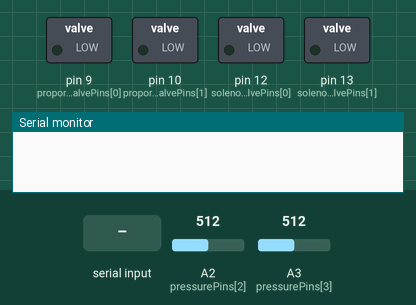
Bench run of a sketch on a simulated Arduino Uno, built with avr-gcc and run on an emulated ATmega328P. On the bench: switched loads named in the sketch (green lamp = pin HIGH), the last lines printed to the serial monitor. Inputs (shaded band) come from the test bench; at power-on: A2 (pressurePins[2]) = 512, A3 (pressurePins[3]) = 512.

Above: at 1.2 s.
1.3 s: "OX_TEST\n" received over Serial
At 1.7 s:
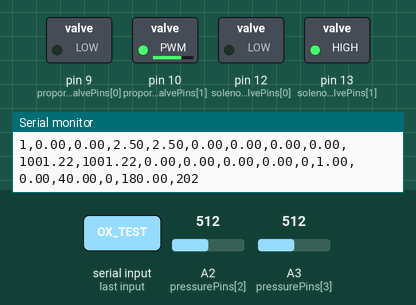
2.8 s: A2 (pressurePins[2]) set to 236
4.3 s: A2 (pressurePins[2]) set to 212
At 5.1 s:
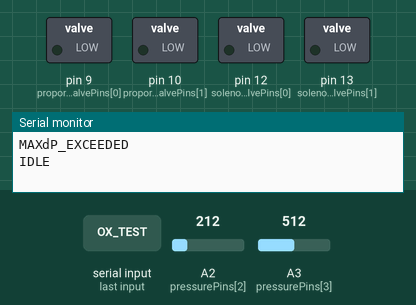
5.9 s: "PID_TUNE_TEST\n" received over Serial
At 6.9 s:
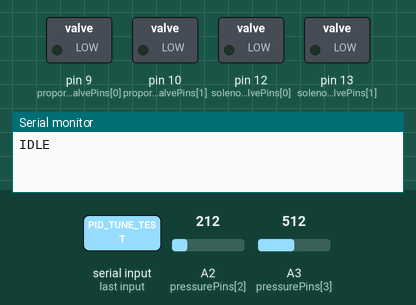
Timing chart, 0 to 8.9 s (numbered marks = the images above; inputs shaded):
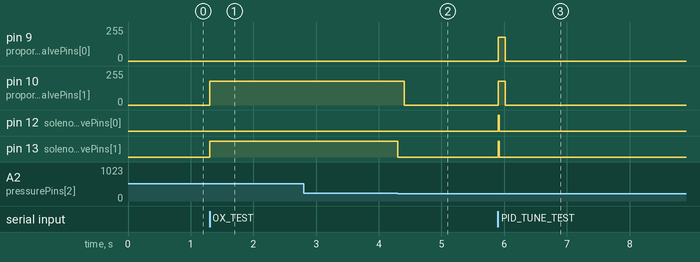

Measured:
- the behaviour switches between 226 and 225 on A2 (pressurePins[2]) (found by bisection; images 1 and 2)
- after the input at 1.3 s, pin 10 (proportionalValvePins[1]): 0/255 → 180/255 at once; pin 13 (solenoidValvePins[1]): LOW → HIGH at once
- after the input at 4.3 s, pin 10 (proportionalValvePins[1]): 180/255 → 0/255 after 0.10 s; pin 13 (solenoidValvePins[1]): HIGH → LOW at once
- after the input at 5.9 s, pin 9 (proportionalValvePins[0]), pin 10 (proportionalValvePins[1]): 0/255 → 180/255 at once, → 0/255 0.11 s later; pin 12 (solenoidValvePins[0]), pin 13 (solenoidValvePins[1]): LOW → HIGH at once, → LOW 0.01 s later

The sketch:

Arduino.ino
```cpp
#include <PID_v1.h>

// SETUP VARIABLES ----------------------------------------
// Ensure all defined variables are utilised for arduino functionality, and not for data processing.
// Pressures given in kPa
// const = constant value, won't change
// int = 16 bit integer
// double = double-precision floating-point number, 32 bit, 6-7 decimal digits of precision
// unsigned long = 32-bit unsigned (can't be negative) integer

// Pressure Transducer Setup: Analogue Pins
const int pressurePins[6] = {A0, A1, A2, A3, A4, A5};
double ptOutputsV[6];
double ptOutputsP[6];
double ptdP[2];
double ptMinV = 0.5;
double ptMaxV = 4.5;
double ptRefV = 5.0;
double ptMinP = 0;
double ptMaxP = 2000;
double ptStepSize = 2.55;

// Solenoid Valve Setup: Digital Pins
const int solenoidValvePins[2] = {12, 13};
double svOutputs[2] = {0, 0};

// PWM Proportional Valve Setup: Digital PWM Pins
const int proportionalValvePins[2] = {9, 10};
double pvSetpoints[2] = {0, 0};
double pvOutputs[2] = {0, 0};
const double pvFuelMaxdP = 120;
const double pvOxMaxdP = 700;
const double pvMaxOpP = 1000;

// PID Setup (Kp, Ki, Kd to be tuned)
double kFuelPv[3] = {0.01, 0.005, 5.0};
double kOxPv[3] = {0.01, 0.005, 5.0};
PID pidFuel(&ptOutputsP[1], &pvOutputs[0], &pvSetpoints[0], kFuelPv[0], kFuelPv[1], kFuelPv[2], P_ON_M, DIRECT);
PID pidOx(&ptOutputsP[3], &pvOutputs[1], &pvSetpoints[1], kOxPv[0], kOxPv[1], kOxPv[2], P_ON_M, DIRECT);

// Timing and Data Transmission
unsigned long stateStartTime ;
unsigned long lastTransmitTime = 0;
const unsigned long transmitInterval = 200;
unsigned long dataPointCount = 0;

// Rocket Operation Constants
const double oxidiserSetpointOxTest = 40;
const double oxidiserSetpointIgnition = 0;
const double fuelSetpointThrust = 20;
const double oxidiserSetpointThrust = 300;
const double fuelSetpointCooling = 0;
const double oxidiserSetpointCooling = 300;


// Test Timing Setup
const unsigned long testConnectionDuration = 5000;
const unsigned long pidDuration = 10000;
const unsigned long oxTestDuration = 25000;
const unsigned long ignitionDuration = 5000;
const unsigned long thrustDuration = 10000;
const unsigned long coolingDuration = 10000;
unsigned long lastPidUpdateTime = 0;
const unsigned long pidUpdateInterval = 200;


// State Machine -----------------------------------------

enum SystemState {
  IDLE,
  IDLEOX,
  TESTINGCONNECTION,
  UPDATEKVALUES,
  PIDTUNETEST,
  OXTEST,
  IGNITION,
  THRUSTING,
  COOLING
  };

SystemState currentState = IDLE;
SystemState lastState = IDLE;
// Helper Functions ------------------------------------------
// mode 0 = full test dataset
// mode 1 = air test dataset
void readPressures(int mode = 0) {
  static double ptOutputsV_avg[6] = {0};
  const int numReadings = 5;
  static double readings[6][numReadings] = {{0}};
  static int readIndex[6] = {0};
  static double totals[6] = {0};

  if (mode == 0) {
    for (int i = 0; i < 6; i++) {
      totals[i] -= readings[i][readIndex[i]];
      readings[i][readIndex[i]] = (analogRead(pressurePins[i]) / 1023.0) * ptRefV;
      totals[i] += readings[i][readIndex[i]];
      readIndex[i] = (readIndex[i] + 1) % numReadings;
      ptOutputsV_avg[i] = totals[i] / numReadings;
      ptOutputsV[i] = ptOutputsV_avg[i];
      ptOutputsP[i] = ptMinP + (ptOutputsV[i] - ptMinV) * (ptMaxP - ptMinP) / (ptMaxV - ptMinV);
      if (ptOutputsP[i] < ptMinP) ptOutputsP[i] = ptMinP;
    }
    ptdP[0] = ptOutputsP[0] - ptOutputsP[1];
    ptdP[1] = ptOutputsP[2] - ptOutputsP[3];
  }
  if (mode == 1) {
    for (int i = 2; i < 4; i++) {
      totals[i] -= readings[i][readIndex[i]];
      readings[i][readIndex[i]] = (analogRead(pressurePins[i]) / 1023.0) * ptRefV;
      totals[i] += readings[i][readIndex[i]];
      readIndex[i] = (readIndex[i] + 1) % numReadings;
      ptOutputsV_avg[i] = totals[i] / numReadings;
      ptOutputsV[i] = ptOutputsV_avg[i];
      ptOutputsP[i] = ptMinP + (ptOutputsV[i] - ptMinV) * (ptMaxP - ptMinP) / (ptMaxV - ptMinV);
      if (ptOutputsP[i] < ptMinP) ptOutputsP[i] = ptMinP;
    }
    ptdP[1] = ptOutputsP[2] - ptOutputsP[3];
  }
}

void checkPressureLimits(int mode = 0) {
  if (mode == 0) { // Full data: Check all differentials and operating pressures
    if (abs(ptdP[0]) > pvFuelMaxdP) {
      Serial.println("MAXdP_EXCEEDED");
      currentState = IDLE;
    } else if (abs(ptdP[1]) > pvOxMaxdP) {
      Serial.println("MAXdP_EXCEEDED");
      currentState = IDLE;
    }
    for (int i = 0; i < 2; i++) {
      if (ptOutputsP[i * 2 + 1] > ptMaxP) { // Check pressures[1] and pressures[3]
        Serial.println("MAXP_EXCEEDED " + String(i + 1));
        currentState = IDLE;
        break;
      }
    }
  }
  if (mode == 1) { // OX_TEST: Only check oxidizer differential (ptdP[1]) and relevant pressure
    struct FaultCheck {
      bool (*cond)();
      const char* msg;
    };

    FaultCheck checks[] = {
      { [](){ return abs(ptdP[1]) > pvOxMaxdP; }, "MAXdP_EXCEEDED" },
      { [](){ return ptOutputsP[3] > ptMaxP; }, "MAXP_EXCEEDED" },
    };
    const size_t numChecks = sizeof (checks) / sizeof(checks[0]);

    for (size_t i = 0; i < numChecks; ++i) {
      if (checks[i].cond()) {
        Serial.println(checks[i].msg);
        currentState = IDLE;
        return;
      }
    }
  }
}


void sendData(int mode = 0, bool forceSend = false) {
  unsigned long currentTime = millis();

  if (forceSend || (currentTime - lastTransmitTime >= transmitInterval)) {
    String data = String(dataPointCount++) + ",";

    if (mode == 0) {
      for (int i = 0; i < 6; i++) data += String(ptOutputsV[i], 2) + ",";
      for (int i = 0; i < 6; i++) data += String(ptOutputsP[i], 2) + ",";
      for (int i = 0; i < 2; i++) data += String(ptdP[i], 2) + ",";
      for (int i = 0; i < 2; i++) data += String(svOutputs[i]) + ",";
      for (int i = 0; i < 2; i++) data += String(pvSetpoints[i]) + ",";
      for (int i = 0; i < 2; i++) data += String(pvOutputs[i]) + ",";
    }
    if (mode == 1) {
      for (int i = 0; i < 2; i++) data += "0.00,";
      for (int i = 2; i < 4; i++) data += String(ptOutputsV[i], 2) + ",";
      for (int i = 4; i < 6; i++) data += "0.00,";
      for (int i = 0; i < 2; i++) data += "0.00,";
      for (int i = 2; i < 4; i++) data += String(ptOutputsP[i], 2) + ",";
      for (int i = 4; i < 6; i++) data += "0.00,";
      data += "0.00,";
      data += String(ptdP[1], 2) + ",";
      data += "0,";
      data += String(svOutputs[1]) + ",";
      data += "0.00,";
      data += String(pvSetpoints[1], 2) + ",";
      data += "0,";
      data += String(pvOutputs[1]) + ",";
    }
    data += String(currentTime - stateStartTime);
    Serial.println(data);
    lastTransmitTime = currentTime;
  }
}

void computePID(int mode = 0) {
  unsigned long currentTime = millis();
  if (currentTime - lastPidUpdateTime < pidUpdateInterval) return;
  lastPidUpdateTime = currentTime;

  if (mode == 0) {
    pidFuel.Compute();
    pidOx.Compute();
    analogWrite(proportionalValvePins[0], pvOutputs[0]);
    analogWrite(proportionalValvePins[1], pvOutputs[1]);
    Serial.print("PID Fuel Output: ");
    Serial.println(pvOutputs[0]);
    Serial.print("PID Ox Output: ");
    Serial.println(pvOutputs[1]);
  }
  if (mode == 1) {
    double error = pvSetpoints[1] - ptOutputsP[3];  // Error = setpoint - measured value
    double deadband = 15.0;  // Deadband of ±15 kPa

    // Determine the proportional mode based on the error
    if (abs(error) < deadband) {
        // Inside deadband: Use P_ON_E for fine-tuning
        pidOx.SetTunings(pidOx.GetKp(), pidOx.GetKi(), pidOx.GetKd(), P_ON_E);
    } else {
        // Outside deadband: Use P_ON_M to prevent overshooting
        pidOx.SetTunings(pidOx.GetKp(), pidOx.GetKi(), pidOx.GetKd(), P_ON_M);
    }

    // Compute PID regardless of deadband (but with different modes)
    pidOx.Compute();

    // Anti-windup: If output is saturated, stop accumulating integral term
    if (pvOutputs[1] >= 255 && (ptOutputsP[3] < pvSetpoints[1])) {
        pidOx.SetMode(MANUAL);
        pidOx.SetMode(AUTOMATIC);
    }

    // Apply the new PWM value
    analogWrite(proportionalValvePins[1], pvOutputs[1]);
  }
}

void closeValvesSafetly(int mode = 0) {
  if (mode == 0) {
    for (int i = 0; i < 2; i++) {
      digitalWrite(solenoidValvePins[i], LOW);
      svOutputs[i] = 0;
    }
    delay(100);
    pvOutputs[0] = 0;
    pvOutputs[1] = 0;
    analogWrite(proportionalValvePins[0], 0);
    analogWrite(proportionalValvePins[1], 0);
  }
  if (mode == 1) {
    digitalWrite(solenoidValvePins[1], LOW);
    svOutputs[1] = 0;
    delay(100);
    pvOutputs[1] = 0;
    analogWrite(proportionalValvePins[1], 0);
  }
}

void openSolenoidValves(int mode = 0) {
  if (mode == 0) {
    for (int i = 0; i < 2; i++) {
      digitalWrite(solenoidValvePins[i], HIGH);
      svOutputs[i] = 1;
    }
  }
  if (mode == 1) {
    digitalWrite(solenoidValvePins[1], HIGH);
    svOutputs[1] = 1;
  }
}

void checkActiveCommands() {
  if (Serial.available()) {
    Serial.println("Serial data available, reading...");
  }
  while (Serial.available()) {
    String input = Serial.readStringUntil('\n');
    input.trim();
    Serial.print("Received command: '");
    Serial.print(input);
    Serial.println("'");
    Serial.print("Command length: ");
    Serial.println(input.length());
    if (input == "IDLE") {
      currentState = IDLE;
      Serial.println("State changed to IDLE");
    }
    else if (input == "IDLEOX") {
      currentState = IDLEOX;
      Serial.println("State changed to IDLEOX");
    }
    else if (input == "TEST_CONNECTION") {
      currentState = TESTINGCONNECTION;
      stateStartTime = millis();
      Serial.println("TEST_CONNECTION started");
    }
    else if (input == "OX_TEST") {
      currentState = OXTEST;
      stateStartTime = millis();
      pvSetpoints[1] = 0;
      Serial.println("OX_TEST started, ox setpoint reset to 0");
    }
    else {
      Serial.print("Uknown command: ");
      Serial.print(input);
    }
  }
}

// Void Loop ------------------------------------------------

void setup() {
  Serial.begin(115200);
  while (!Serial) {
    ; // Wait for Serial to initialize
  }
  Serial.flush();  // Clear any leftover data in the buffer
  pinMode(solenoidValvePins[0], OUTPUT);
  pinMode(solenoidValvePins[1], OUTPUT);
  pinMode(proportionalValvePins[0], OUTPUT);
  pinMode(proportionalValvePins[1], OUTPUT);
  pidFuel.SetMode(AUTOMATIC);
  pidOx.SetMode(AUTOMATIC);
  pidFuel.SetOutputLimits(180, 255);
  pidOx.SetOutputLimits(180, 255);
  pidFuel.SetSampleTime(10);
  pidOx.SetSampleTime(10);
}

void loop() {
  // Check if data is available and process it
  if (Serial.available()) {
    String input = Serial.readStringUntil('\n');
    handleSerialCommands(input);
  }
  executeStateLogic();
}

// Handle Serial Commands ---------------------------------------

void handleSerialCommands(String input) {
  if (input == "IDLE") currentState = IDLE;
  if (input == "IDLEOX") currentState = IDLEOX;
  if (input == "TEST_CONNECTION") {
    currentState = TESTINGCONNECTION;
    stateStartTime = millis();
    Serial.println("TEST_CONNECTION started");
  }
  else if (input == "UPDATE_K_VALUES") {
    currentState = UPDATEKVALUES;
    Serial.println("Ready to configure K values...");
  }
  else if (input == "PID_TUNE_TEST") {
    currentState = PIDTUNETEST;
    stateStartTime = millis();
    Serial.println("PID_TUNE_TEST started");
  }
  else if (input == "OX_TEST") {
    currentState = OXTEST;
    stateStartTime = millis();
    Serial.println("OX_TEST started");
  }
  else if (input == "IGNITION") {
    currentState = IGNITION;
    stateStartTime = millis();
    pvSetpoints[1] = 0;
    Serial.println("IGNITION started");
  }
}

// Execute State Logic -----------------------------------------------

void executeStateLogic() {
  if (currentState != lastState && (currentState == IDLE || currentState == IDLEOX)) {
    Serial.println("IDLE");
    closeValvesSafetly(currentState == IDLE ? 0 : 1);
  }
  lastState = currentState;

  switch (currentState) {

    case IDLE:
      closeValvesSafetly(0);
      break;

    case IDLEOX:
      closeValvesSafetly(1);
      break;

    case TESTINGCONNECTION:
      if (millis() - stateStartTime < testConnectionDuration) {
        readPressures(1);
        checkPressureLimits(1);
        sendData(1);
      } else {
        currentState = IDLEOX;
      }
      break;

    case UPDATEKVALUES:
      if (Serial.available()) {
        char buffer[64];
        int bytesRead = Serial.readBytesUntil('\n', buffer, sizeof(buffer) - 1);
        buffer[bytesRead] = '\0';
        double k_values[6];
        int parsed = sscanf(buffer, "%lf,%lf,%lf,%lf,%lf,%lf",
                            &k_values[0], &k_values[1], &k_values[2],
                            &k_values[3], &k_values[4], &k_values[5]);
        if (parsed == 6) {
          Serial.println("Updated K[P1,I1,D1,P2,I2,D2] Values: " +
                         String(k_values[0]) + "," + String(k_values[1]) + "," +
                         String(k_values[2]) + "," + String(k_values[3]) + "," +
                         String(k_values[4]) + "," + String(k_values[5]));
          Serial.println("K values updated successfully.");
        } else {
          Serial.println("Error: Expected 6 comma-separated double values.");
        }
      }
      currentState = IDLE;
      break;

    case PIDTUNETEST:
      openSolenoidValves(0);
      if (millis() - stateStartTime < pidDuration) {
        checkActiveCommands();
        readPressures(0);
        checkPressureLimits(0);
        pvSetpoints[0] = 10;
        pvSetpoints[1] = 300;
        computePID(0);
        sendData(0);
      } else {
        Serial.println("PID_DONE");
        currentState = IDLE;
      }
      break;

    case OXTEST:
      if (millis() - stateStartTime < oxTestDuration) {
        pvSetpoints[1] = oxidiserSetpointOxTest;
        openSolenoidValves(1);
        checkActiveCommands();
        readPressures(1);
        checkPressureLimits(1);
        computePID(1);
        sendData(1);
      } else {
        Serial.println("OX_TEST completed");
        currentState = IDLEOX;
      }
      break;

    case IGNITION:
      openSolenoidValves(0);
      if (millis() - stateStartTime < ignitionDuration) {
        checkActiveCommands();
        readPressures(0);
        checkPressureLimits(0);
        int steps = (millis() - stateStartTime) / (ignitionDuration / 6);
        pvSetpoints[0] = steps * ptStepSize;
        pvSetpoints[1] = oxidiserSetpointCooling;
        computePID(0);
        sendData(0);
      } else {
        pvSetpoints[0] = fuelSetpointThrust;
        pvSetpoints[1] = oxidiserSetpointThrust;
        currentState = THRUSTING;
        Serial.println("THRUSTING started");
      }
      break;

    case THRUSTING:
      Serial.println("Thrusting...");
      if (millis() - stateStartTime < thrustDuration) {
        checkActiveCommands();
        readPressures();
        checkPressureLimits();
        computePID();
        sendData();

      } else {
        pvSetpoints[0] = fuelSetpointCooling;
        pvSetpoints[1] = oxidiserSetpointCooling;
        currentState = COOLING;
      }

      break;

    case COOLING:
      if (millis() - stateStartTime < coolingDuration) {
        checkActiveCommands();
        readPressures(0);
        checkPressureLimits(0);
        computePID(0);
        sendData(0);
      } else {
        Serial.println("Test Complete...");
        currentState = IDLE;
      }
      break;
  }
}
```
